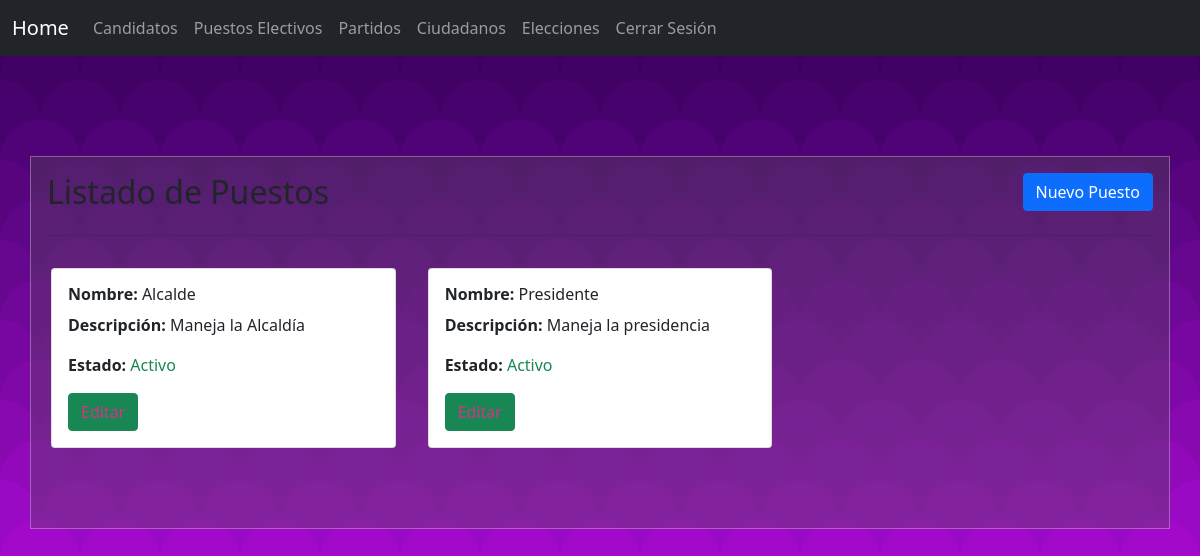
/AdminPage/puestosElectivos.php (signed in), run on the app's committed database.
### tables this page shows
CREATE TABLE `puesto` (
  `Id` int(11) NOT NULL,
  `Nombre` varchar(100) NOT NULL,
  `Descripcion` varchar(100) NOT NULL,
  `Estado` tinyint(1) NOT NULL
);

### Puestos/ServiceDataBasePuesto.php (called while the page is built, shortened)
<?php
 class ServiceDataBasePuesto{
    private $context;
    public function __construct($isRoot = false){
        $prefijo = ($isRoot) ? "" : "../";
        $this->directory = "{$prefijo}database";
        $this->context = new EleccionesContext($this->directory);
    }
    public function GetList(){
        $listadoPuestos = array();
        $stmt = $this->context->db->prepare("select * from puesto");
        $stmt->execute();
        $result = $stmt->get_result();
        if ($result->num_rows === 0) {
            return array();
        } else {
            while ($row = $result->fetch_object()) {
                $puesto = new Puesto($row->Id,$row->Nombre,$row->Descripcion,$row->Estado);
                array_push($listadoPuestos, $puesto);
            }
        }
        return $listadoPuestos;
    }
}

### database/EleccionesContext.php (called while the page is built, shortened)
<?php
class EleccionesContext{
    public function __construct($directory)
    {
        $this->fileHandler = new JsonFileHandler($directory,"configuration");
        $configuration = $this->fileHandler->ReadConfiguration();
        $this->db = new mysqli($configuration->server,$configuration->user,$configuration->password,$configuration->database);
    }
}
?>

### FileHandler/FileHandlerBase.php (called while the page is built, shortened)
<?php
    class FileHandlerBase{
        function __construct($directory,$filename)
        {
            $this->directory = $directory;
            $this->filename = $filename;
        }
    }

### FileHandler/JsonFileHandler.php (called while the page is built, shortened)
<?php
class JsonFileHandler extends FileHandlerBase{
    function ReadConfiguration(){
       $path = $this->directory . "/". $this->filename . ".json";
        if(file_exists($path)){
            $file = fopen($path,"r");
            $contents = fread($file,filesize($path));
            return json_decode($contents);
        }else{
            return false;
        }
    }
}
?>

### Puestos/Puesto.php (called while the page is built, shortened)
<?php
    class Puesto {
        public function __construct($Id,$Nombre,$Descripcion,$Estado){
            $this->Id = $Id;
            $this->Nombre=$Nombre;
            $this->Descripcion=$Descripcion;
            $this->Estado=$Estado;
        }
    }
?>

### AdminPage/puestosElectivos.php (the view, shortened to what this page needs)
<?php
    require_once "../Layout/adminLayout.php";
    require_once "../Puestos/Puesto.php";
    require_once '../FileHandler/FileHandlerBase.php';
    require_once '../FileHandler/JsonFileHandler.php';
    require_once '../database/EleccionesContext.php';
    require_once "../Puestos/ServiceDataBasePuesto.php";
    $service = new ServiceDataBasePuesto();
    $puestos = $service->GetList();
    $layout = new Layout();
?>
<?php echo $layout->printHeader (); ?>
    <div class="row">
        <div class="col-md-10">
            <h2 class="">Listado de Puestos</h2>
        </div>
        <div class="col-md-2">
            <button class="btn btn-primary float-end" data-bs-toggle="modal" data-bs-target="#modal-nuevo-puesto">Nuevo Puesto</button>
        </div>
    </div>
        <hr  />
    <?php if(count($puestos)==0):?>
        <h2>No hay puestos electivos alguno agregado.</h2>
    <?php else : ?>
    <div class="row">
    <?php foreach ( $puestos as $puesto ) : ?>
            <div class="col-md-4 p-3">
                <div class="card">
                    <div class="card-body">
                        <h6 class="card-title"><b>Nombre: </b><?= $puesto->Nombre ?></h6>
                        <p class="card-text"> <b>Descripción: </b><?= $puesto->Descripcion ?></p>
                        <?php if($puesto->Estado==1): ?>
                            <p class="card-text"> <b>Estado: </b><span class="text-success">Activo</span></p>
                        <?php else: ?>
                            <p class="card-text"> <b>Estado: </b><span class="text-danger">Inactivo</span></p>
                        <?php endif; ?>
                        <a href="../Puestos/edit.php?id=<?= $puesto->Id ?>" class="btn btn-success">Editar</a>
                    </div>
                </div>
            </div>
        <?php endforeach; ?>
    </div>
    <?php endif; ?>
        <br  /><br  />
<?php echo $layout->printFooter (); ?>

### assets/css/style.css (style rules this page uses)
body { background-image: url("../img/background/Dragon-Scales.svg"); background-attachment: fixed; }
.card-body > a { text-decoration: none; color: #d63384; }

### data on the page
puesto: Nombre "Alcalde", Descripcion "Maneja la Alcaldía", shows "Estado:", Estado "Activo"
puesto: Nombre "Presidente", Descripcion "Maneja la presidencia", shows "Estado:", Estado "Activo"
